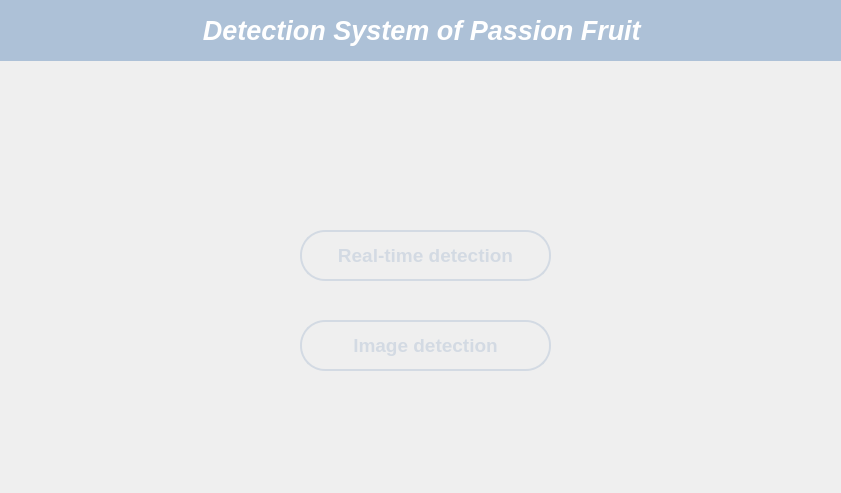
<?xml version="1.0" encoding="UTF-8"?>
<ui version="4.0">
 <class>Form</class>
 <widget class="QWidget" name="Form">
  <property name="geometry">
   <rect>
    <x>0</x>
    <y>0</y>
    <width>841</width>
    <height>493</height>
   </rect>
  </property>
  <property name="windowTitle">
   <string>UI</string>
  </property>
  <property name="styleSheet">
   <string notr="true"/>
  </property>
  <widget class="QStackedWidget" name="stackedWidget">
   <property name="geometry">
    <rect>
     <x>0</x>
     <y>0</y>
     <width>850</width>
     <height>495</height>
    </rect>
   </property>
   <property name="styleSheet">
    <string notr="true">#stackedWidget
{
	background-image: url(Pic/back.jpg);
}</string>
   </property>
   <property name="currentIndex">
    <number>0</number>
   </property>
   <widget class="QWidget" name="page">
    <widget class="QQPushButton" name="imageButton">
     <property name="geometry">
      <rect>
       <x>300</x>
       <y>320</y>
       <width>251</width>
       <height>51</height>
      </rect>
     </property>
     <property name="font">
      <font>
       <family>Arial</family>
       <pointsize>14</pointsize>
       <weight>75</weight>
       <bold>true</bold>
      </font>
     </property>
     <property name="styleSheet">
      <string notr="true">border-style: solid;
                border-radius:5px;
                border-width: 2px;
                color: #d3dae3;
                padding: 5px;
            background-color: qlineargradient(spread:pad, x1:0, y1:0, x2:1, y2:0, stop:0 #c33764, stop:1e-05 #1d2671, stop: 1.0 #54ecd7);      
            border-radius: 25px;   
            border-top-color: qlineargradient(spread:pad, x1:0, y1:0.5, x2:1, y2:0.466, stop: 1e-05  #54ecd7, stop: 1  #1d2671);
            border-bottom-color: qlineargradient(spread:pad, x1:1, y1:0.5, x2:0, y2:0.5, stop: 1e-05 #54ecd7, stop: 1  #1d2671);
            border-right-color: qlineargradient(spread:pad, x1:0.5, y1:0, x2:0.5, y2:1, stop:1e-05  #54ecd7, stop: 1  #1d2671);
            border-left-color: qlineargradient(spread:pad, x1:0.5, y1:1, x2:0.5, y2:0, stop: 1e-05 #54ecd7, stop: 1  #1d2671);</string>
     </property>
     <property name="text">
      <string>Image detection</string>
     </property>
    </widget>
    <widget class="QQPushButton" name="realButton">
     <property name="geometry">
      <rect>
       <x>300</x>
       <y>230</y>
       <width>251</width>
       <height>51</height>
      </rect>
     </property>
     <property name="font">
      <font>
       <family>Arial</family>
       <pointsize>14</pointsize>
       <weight>75</weight>
       <bold>true</bold>
      </font>
     </property>
     <property name="styleSheet">
      <string notr="true">border-style: solid;
                border-radius:5px;
                border-width: 2px;
                color: #d3dae3;
                padding: 5px;
            background-color: qlineargradient(spread:pad, x1:0, y1:0, x2:1, y2:0, stop:0 #c33764, stop:1e-05 #1d2671, stop: 1.0 #54ecd7);      
            border-radius: 25px;   
            border-top-color: qlineargradient(spread:pad, x1:0, y1:0.5, x2:1, y2:0.466, stop: 1e-05  #54ecd7, stop: 1  #1d2671);
            border-bottom-color: qlineargradient(spread:pad, x1:1, y1:0.5, x2:0, y2:0.5, stop: 1e-05 #54ecd7, stop: 1  #1d2671);
            border-right-color: qlineargradient(spread:pad, x1:0.5, y1:0, x2:0.5, y2:1, stop:1e-05  #54ecd7, stop: 1  #1d2671);
            border-left-color: qlineargradient(spread:pad, x1:0.5, y1:1, x2:0.5, y2:0, stop: 1e-05 #54ecd7, stop: 1  #1d2671);</string>
     </property>
     <property name="text">
      <string>Real-time detection</string>
     </property>
    </widget>
    <widget class="QLabel" name="label">
     <property name="geometry">
      <rect>
       <x>0</x>
       <y>0</y>
       <width>851</width>
       <height>61</height>
      </rect>
     </property>
     <property name="font">
      <font>
       <family>Arial</family>
       <pointsize>20</pointsize>
       <weight>75</weight>
       <italic>true</italic>
       <bold>true</bold>
      </font>
     </property>
     <property name="styleSheet">
      <string notr="true">color:#ffffff;
background-color:#adc1d7;</string>
     </property>
     <property name="midLineWidth">
      <number>0</number>
     </property>
     <property name="text">
      <string>Detection System of Passion Fruit </string>
     </property>
     <property name="alignment">
      <set>Qt::AlignCenter</set>
     </property>
    </widget>
   </widget>
   <widget class="QWidget" name="pageCap">
    <widget class="QQPushButton" name="startButton">
     <property name="geometry">
      <rect>
       <x>660</x>
       <y>30</y>
       <width>151</width>
       <height>51</height>
      </rect>
     </property>
     <property name="font">
      <font>
       <family>Arial</family>
       <pointsize>14</pointsize>
       <weight>75</weight>
       <bold>true</bold>
      </font>
     </property>
     <property name="styleSheet">
      <string notr="true">border-style: solid;
                border-radius:5px;
                border-width: 2px;
                color: #d3dae3;
                padding: 5px;
            background-color: qlineargradient(spread:pad, x1:0, y1:0, x2:1, y2:0, stop:0 #c33764, stop:1e-05 #1d2671, stop: 1.0 #54ecd7);      
            border-radius: 25px;   
            border-top-color: qlineargradient(spread:pad, x1:0, y1:0.5, x2:1, y2:0.466, stop: 1e-05  #54ecd7, stop: 1  #1d2671);
            border-bottom-color: qlineargradient(spread:pad, x1:1, y1:0.5, x2:0, y2:0.5, stop: 1e-05 #54ecd7, stop: 1  #1d2671);
            border-right-color: qlineargradient(spread:pad, x1:0.5, y1:0, x2:0.5, y2:1, stop:1e-05  #54ecd7, stop: 1  #1d2671);
            border-left-color: qlineargradient(spread:pad, x1:0.5, y1:1, x2:0.5, y2:0, stop: 1e-05 #54ecd7, stop: 1  #1d2671);</string>
     </property>
     <property name="text">
      <string>Start</string>
     </property>
    </widget>
    <widget class="QQPushButton" name="stopButton">
     <property name="geometry">
      <rect>
       <x>660</x>
       <y>90</y>
       <width>151</width>
       <height>51</height>
      </rect>
     </property>
     <property name="font">
      <font>
       <family>Arial</family>
       <pointsize>14</pointsize>
       <weight>75</weight>
       <bold>true</bold>
      </font>
     </property>
     <property name="styleSheet">
      <string notr="true">border-style: solid;
                border-radius:5px;
                border-width: 2px;
                color: #d3dae3;
                padding: 5px;
            background-color: qlineargradient(spread:pad, x1:0, y1:0, x2:1, y2:0, stop:0 #c33764, stop:1e-05 #1d2671, stop: 1.0 #54ecd7);      
            border-radius: 25px;   
            border-top-color: qlineargradient(spread:pad, x1:0, y1:0.5, x2:1, y2:0.466, stop: 1e-05  #54ecd7, stop: 1  #1d2671);
            border-bottom-color: qlineargradient(spread:pad, x1:1, y1:0.5, x2:0, y2:0.5, stop: 1e-05 #54ecd7, stop: 1  #1d2671);
            border-right-color: qlineargradient(spread:pad, x1:0.5, y1:0, x2:0.5, y2:1, stop:1e-05  #54ecd7, stop: 1  #1d2671);
            border-left-color: qlineargradient(spread:pad, x1:0.5, y1:1, x2:0.5, y2:0, stop: 1e-05 #54ecd7, stop: 1  #1d2671);</string>
     </property>
     <property name="text">
      <string>Stop</string>
     </property>
    </widget>
    <widget class="QQPushButton" name="returnButton">
     <property name="geometry">
      <rect>
       <x>660</x>
       <y>150</y>
       <width>151</width>
       <height>51</height>
      </rect>
     </property>
     <property name="font">
      <font>
       <family>Arial</family>
       <pointsize>14</pointsize>
       <weight>75</weight>
       <bold>true</bold>
      </font>
     </property>
     <property name="styleSheet">
      <string notr="true">border-style: solid;
                border-radius:5px;
                border-width: 2px;
                color: #d3dae3;
                padding: 5px;
            background-color: qlineargradient(spread:pad, x1:0, y1:0, x2:1, y2:0, stop:0 #c33764, stop:1e-05 #1d2671, stop: 1.0 #54ecd7);      
            border-radius: 25px;   
            border-top-color: qlineargradient(spread:pad, x1:0, y1:0.5, x2:1, y2:0.466, stop: 1e-05  #54ecd7, stop: 1  #1d2671);
            border-bottom-color: qlineargradient(spread:pad, x1:1, y1:0.5, x2:0, y2:0.5, stop: 1e-05 #54ecd7, stop: 1  #1d2671);
            border-right-color: qlineargradient(spread:pad, x1:0.5, y1:0, x2:0.5, y2:1, stop:1e-05  #54ecd7, stop: 1  #1d2671);
            border-left-color: qlineargradient(spread:pad, x1:0.5, y1:1, x2:0.5, y2:0, stop: 1e-05 #54ecd7, stop: 1  #1d2671);</string>
     </property>
     <property name="text">
      <string>Return</string>
     </property>
    </widget>
    <widget class="QLabel" name="capLabel">
     <property name="geometry">
      <rect>
       <x>5</x>
       <y>5</y>
       <width>640</width>
       <height>480</height>
      </rect>
     </property>
     <property name="styleSheet">
      <string notr="true">border-style: solid;
                border-radius:5px;
                border-width: 1px;
                color: #d3dae3;
                padding: 5px;
            background-color: qlineargradient(spread:pad, x1:0, y1:0, x2:1, y2:0, stop:0 rgba(29, 38, 113, 0.5), stop:1e-05 #1d2671, stop: 1.0 rgba(84, 236, 215, 0.5));      
             
            border-top-color: qlineargradient(spread:pad, x1:0, y1:0.5, x2:1, y2:0.466, stop: 1e-05  #54ecd7, stop: 1  #1d2671);
            border-bottom-color: qlineargradient(spread:pad, x1:1, y1:0.5, x2:0, y2:0.5, stop: 1e-05 #54ecd7, stop: 1  #1d2671);
            border-right-color: qlineargradient(spread:pad, x1:0.5, y1:0, x2:0.5, y2:1, stop:1e-05  #54ecd7, stop: 1  #1d2671);
            border-left-color: qlineargradient(spread:pad, x1:0.5, y1:1, x2:0.5, y2:0, stop: 1e-05 #54ecd7, stop: 1  #1d2671);</string>
     </property>
     <property name="text">
      <string/>
     </property>
    </widget>
    <widget class="QComboBox" name="capBox">
     <property name="geometry">
      <rect>
       <x>660</x>
       <y>210</y>
       <width>151</width>
       <height>41</height>
      </rect>
     </property>
     <property name="font">
      <font>
       <family>Arial</family>
       <pointsize>9</pointsize>
       <weight>75</weight>
       <bold>true</bold>
      </font>
     </property>
     <property name="styleSheet">
      <string notr="true">border-style: solid;
                border-radius:5px;
                border-width: 2px;
                color: #d3dae3;
                padding: 5px;
            background-color: qlineargradient(spread:pad, x1:0, y1:0, x2:1, y2:0, stop:0 #c33764, stop:1e-05 #1d2671, stop: 1.0 #54ecd7);      
            border-radius: 18px;   
            border-top-color: qlineargradient(spread:pad, x1:0, y1:0.5, x2:1, y2:0.466, stop: 1e-05  #54ecd7, stop: 1  #1d2671);
            border-bottom-color: qlineargradient(spread:pad, x1:1, y1:0.5, x2:0, y2:0.5, stop: 1e-05 #54ecd7, stop: 1  #1d2671);
            border-right-color: qlineargradient(spread:pad, x1:0.5, y1:0, x2:0.5, y2:1, stop:1e-05  #54ecd7, stop: 1  #1d2671);
            border-left-color: qlineargradient(spread:pad, x1:0.5, y1:1, x2:0.5, y2:0, stop: 1e-05 #54ecd7, stop: 1  #1d2671);</string>
     </property>
    </widget>
   </widget>
   <widget class="QWidget" name="pagePic">
    <widget class="QLabel" name="picLabel">
     <property name="geometry">
      <rect>
       <x>5</x>
       <y>5</y>
       <width>640</width>
       <height>480</height>
      </rect>
     </property>
     <property name="styleSheet">
      <string notr="true">border-style: solid;
                border-radius:5px;
                border-width: 1px;
                color: #d3dae3;
                padding: 5px;
            background-color: qlineargradient(spread:pad, x1:0, y1:0, x2:1, y2:0, stop:0 rgba(29, 38, 113, 0.5), stop:1e-05 #1d2671, stop: 1.0 rgba(84, 236, 215, 0.5));      
             
            border-top-color: qlineargradient(spread:pad, x1:0, y1:0.5, x2:1, y2:0.466, stop: 1e-05  #54ecd7, stop: 1  #1d2671);
            border-bottom-color: qlineargradient(spread:pad, x1:1, y1:0.5, x2:0, y2:0.5, stop: 1e-05 #54ecd7, stop: 1  #1d2671);
            border-right-color: qlineargradient(spread:pad, x1:0.5, y1:0, x2:0.5, y2:1, stop:1e-05  #54ecd7, stop: 1  #1d2671);
            border-left-color: qlineargradient(spread:pad, x1:0.5, y1:1, x2:0.5, y2:0, stop: 1e-05 #54ecd7, stop: 1  #1d2671);</string>
     </property>
     <property name="text">
      <string/>
     </property>
    </widget>
    <widget class="QQPushButton" name="selectButton">
     <property name="geometry">
      <rect>
       <x>660</x>
       <y>160</y>
       <width>151</width>
       <height>51</height>
      </rect>
     </property>
     <property name="font">
      <font>
       <family>Arial</family>
       <pointsize>14</pointsize>
       <weight>75</weight>
       <bold>true</bold>
      </font>
     </property>
     <property name="styleSheet">
      <string notr="true">border-style: solid;
                border-radius:5px;
                border-width: 2px;
                color: #d3dae3;
                padding: 5px;
            background-color: qlineargradient(spread:pad, x1:0, y1:0, x2:1, y2:0, stop:0 #c33764, stop:1e-05 #1d2671, stop: 1.0 #54ecd7);      
            border-radius: 25px;   
            border-top-color: qlineargradient(spread:pad, x1:0, y1:0.5, x2:1, y2:0.466, stop: 1e-05  #54ecd7, stop: 1  #1d2671);
            border-bottom-color: qlineargradient(spread:pad, x1:1, y1:0.5, x2:0, y2:0.5, stop: 1e-05 #54ecd7, stop: 1  #1d2671);
            border-right-color: qlineargradient(spread:pad, x1:0.5, y1:0, x2:0.5, y2:1, stop:1e-05  #54ecd7, stop: 1  #1d2671);
            border-left-color: qlineargradient(spread:pad, x1:0.5, y1:1, x2:0.5, y2:0, stop: 1e-05 #54ecd7, stop: 1  #1d2671);</string>
     </property>
     <property name="text">
      <string>Select Image</string>
     </property>
    </widget>
    <widget class="QQPushButton" name="detectPicButton">
     <property name="geometry">
      <rect>
       <x>660</x>
       <y>220</y>
       <width>151</width>
       <height>51</height>
      </rect>
     </property>
     <property name="font">
      <font>
       <family>Arial</family>
       <pointsize>14</pointsize>
       <weight>75</weight>
       <bold>true</bold>
      </font>
     </property>
     <property name="styleSheet">
      <string notr="true">border-style: solid;
                border-radius:5px;
                border-width: 2px;
                color: #d3dae3;
                padding: 5px;
            background-color: qlineargradient(spread:pad, x1:0, y1:0, x2:1, y2:0, stop:0 #c33764, stop:1e-05 #1d2671, stop: 1.0 #54ecd7);      
            border-radius: 25px;   
            border-top-color: qlineargradient(spread:pad, x1:0, y1:0.5, x2:1, y2:0.466, stop: 1e-05  #54ecd7, stop: 1  #1d2671);
            border-bottom-color: qlineargradient(spread:pad, x1:1, y1:0.5, x2:0, y2:0.5, stop: 1e-05 #54ecd7, stop: 1  #1d2671);
            border-right-color: qlineargradient(spread:pad, x1:0.5, y1:0, x2:0.5, y2:1, stop:1e-05  #54ecd7, stop: 1  #1d2671);
            border-left-color: qlineargradient(spread:pad, x1:0.5, y1:1, x2:0.5, y2:0, stop: 1e-05 #54ecd7, stop: 1  #1d2671);</string>
     </property>
     <property name="text">
      <string>Detection</string>
     </property>
    </widget>
    <widget class="QQPushButton" name="takeButton">
     <property name="geometry">
      <rect>
       <x>660</x>
       <y>40</y>
       <width>151</width>
       <height>51</height>
      </rect>
     </property>
     <property name="font">
      <font>
       <family>Arial</family>
       <pointsize>14</pointsize>
       <weight>75</weight>
       <bold>true</bold>
      </font>
     </property>
     <property name="styleSheet">
      <string notr="true">border-style: solid;
                border-radius:5px;
                border-width: 2px;
                color: #d3dae3;
                padding: 5px;
            background-color: qlineargradient(spread:pad, x1:0, y1:0, x2:1, y2:0, stop:0 #c33764, stop:1e-05 #1d2671, stop: 1.0 #54ecd7);      
            border-radius: 25px;   
            border-top-color: qlineargradient(spread:pad, x1:0, y1:0.5, x2:1, y2:0.466, stop: 1e-05  #54ecd7, stop: 1  #1d2671);
            border-bottom-color: qlineargradient(spread:pad, x1:1, y1:0.5, x2:0, y2:0.5, stop: 1e-05 #54ecd7, stop: 1  #1d2671);
            border-right-color: qlineargradient(spread:pad, x1:0.5, y1:0, x2:0.5, y2:1, stop:1e-05  #54ecd7, stop: 1  #1d2671);
            border-left-color: qlineargradient(spread:pad, x1:0.5, y1:1, x2:0.5, y2:0, stop: 1e-05 #54ecd7, stop: 1  #1d2671);</string>
     </property>
     <property name="text">
      <string>Take Photo</string>
     </property>
    </widget>
    <widget class="QQPushButton" name="backButton">
     <property name="geometry">
      <rect>
       <x>660</x>
       <y>330</y>
       <width>151</width>
       <height>51</height>
      </rect>
     </property>
     <property name="font">
      <font>
       <family>Arial</family>
       <pointsize>14</pointsize>
       <weight>75</weight>
       <bold>true</bold>
      </font>
     </property>
     <property name="styleSheet">
      <string notr="true">border-style: solid;
                border-radius:5px;
                border-width: 2px;
                color: #d3dae3;
                padding: 5px;
            background-color: qlineargradient(spread:pad, x1:0, y1:0, x2:1, y2:0, stop:0 #c33764, stop:1e-05 #1d2671, stop: 1.0 #54ecd7);      
            border-radius: 25px;   
            border-top-color: qlineargradient(spread:pad, x1:0, y1:0.5, x2:1, y2:0.466, stop: 1e-05  #54ecd7, stop: 1  #1d2671);
            border-bottom-color: qlineargradient(spread:pad, x1:1, y1:0.5, x2:0, y2:0.5, stop: 1e-05 #54ecd7, stop: 1  #1d2671);
            border-right-color: qlineargradient(spread:pad, x1:0.5, y1:0, x2:0.5, y2:1, stop:1e-05  #54ecd7, stop: 1  #1d2671);
            border-left-color: qlineargradient(spread:pad, x1:0.5, y1:1, x2:0.5, y2:0, stop: 1e-05 #54ecd7, stop: 1  #1d2671);</string>
     </property>
     <property name="text">
      <string>Return</string>
     </property>
    </widget>
    <widget class="QQPushButton" name="cutButton">
     <property name="geometry">
      <rect>
       <x>660</x>
       <y>100</y>
       <width>151</width>
       <height>51</height>
      </rect>
     </property>
     <property name="font">
      <font>
       <family>Arial</family>
       <pointsize>14</pointsize>
       <weight>75</weight>
       <bold>true</bold>
      </font>
     </property>
     <property name="styleSheet">
      <string notr="true">border-style: solid;
                border-radius:5px;
                border-width: 2px;
                color: #d3dae3;
                padding: 5px;
            background-color: qlineargradient(spread:pad, x1:0, y1:0, x2:1, y2:0, stop:0 #c33764, stop:1e-05 #1d2671, stop: 1.0 #54ecd7);      
            border-radius: 25px;   
            border-top-color: qlineargradient(spread:pad, x1:0, y1:0.5, x2:1, y2:0.466, stop: 1e-05  #54ecd7, stop: 1  #1d2671);
            border-bottom-color: qlineargradient(spread:pad, x1:1, y1:0.5, x2:0, y2:0.5, stop: 1e-05 #54ecd7, stop: 1  #1d2671);
            border-right-color: qlineargradient(spread:pad, x1:0.5, y1:0, x2:0.5, y2:1, stop:1e-05  #54ecd7, stop: 1  #1d2671);
            border-left-color: qlineargradient(spread:pad, x1:0.5, y1:1, x2:0.5, y2:0, stop: 1e-05 #54ecd7, stop: 1  #1d2671);</string>
     </property>
     <property name="text">
      <string>Shoting</string>
     </property>
    </widget>
    <widget class="QComboBox" name="picBox">
     <property name="geometry">
      <rect>
       <x>660</x>
       <y>280</y>
       <width>151</width>
       <height>41</height>
      </rect>
     </property>
     <property name="font">
      <font>
       <family>Arial</family>
       <pointsize>9</pointsize>
       <weight>75</weight>
       <bold>true</bold>
      </font>
     </property>
     <property name="styleSheet">
      <string notr="true">border-style: solid;
                border-radius:5px;
                border-width: 2px;
                color: #d3dae3;
                padding: 5px;
            background-color: qlineargradient(spread:pad, x1:0, y1:0, x2:1, y2:0, stop:0 #c33764, stop:1e-05 #1d2671, stop: 1.0 #54ecd7);      
            border-radius: 18px;   
            border-top-color: qlineargradient(spread:pad, x1:0, y1:0.5, x2:1, y2:0.466, stop: 1e-05  #54ecd7, stop: 1  #1d2671);
            border-bottom-color: qlineargradient(spread:pad, x1:1, y1:0.5, x2:0, y2:0.5, stop: 1e-05 #54ecd7, stop: 1  #1d2671);
            border-right-color: qlineargradient(spread:pad, x1:0.5, y1:0, x2:0.5, y2:1, stop:1e-05  #54ecd7, stop: 1  #1d2671);
            border-left-color: qlineargradient(spread:pad, x1:0.5, y1:1, x2:0.5, y2:0, stop: 1e-05 #54ecd7, stop: 1  #1d2671);</string>
     </property>
    </widget>
    <widget class="QLabel" name="timeLabel">
     <property name="geometry">
      <rect>
       <x>650</x>
       <y>420</y>
       <width>191</width>
       <height>51</height>
      </rect>
     </property>
     <property name="font">
      <font>
       <family>Liberation Sans</family>
       <pointsize>15</pointsize>
       <weight>75</weight>
       <bold>true</bold>
       <stylestrategy>PreferAntialias</stylestrategy>
      </font>
     </property>
     <property name="styleSheet">
      <string notr="true">border-style: solid;
border-radius:5px;
border-width: 0px;
color: #ff0000;/*d3dae3*/
padding: 5px;
background-color: qlineargradient(spread:pad, x1:0, y1:0, x2:1, y2:0, stop:0 rgba(29, 38, 113, 0.1), stop:1e-05 #1d2671, stop: 1.0 rgba(84, 236, 215, 0.1));         
border-top-color: qlineargradient(spread:pad, x1:0, y1:0.5, x2:1, y2:0.466, stop: 1e-05  #54ecd7, stop: 1  #1d2671);
border-bottom-color: qlineargradient(spread:pad, x1:1, y1:0.5, x2:0, y2:0.5, stop: 1e-05 #54ecd7, stop: 1  #1d2671);
border-right-color: qlineargradient(spread:pad, x1:0.5, y1:0, x2:0.5, y2:1, stop:1e-05  #54ecd7, stop: 1  #1d2671);
border-left-color: qlineargradient(spread:pad, x1:0.5, y1:1, x2:0.5, y2:0, stop: 1e-05 #54ecd7, stop: 1  #1d2671);</string>
     </property>
     <property name="text">
      <string>RunTime:</string>
     </property>
    </widget>
   </widget>
  </widget>
 </widget>
 <customwidgets>
  <customwidget>
   <class>QQPushButton</class>
   <extends>QPushButton</extends>
   <header location="global">custom_buttons</header>
  </customwidget>
 </customwidgets>
 <resources/>
 <connections/>
</ui>
